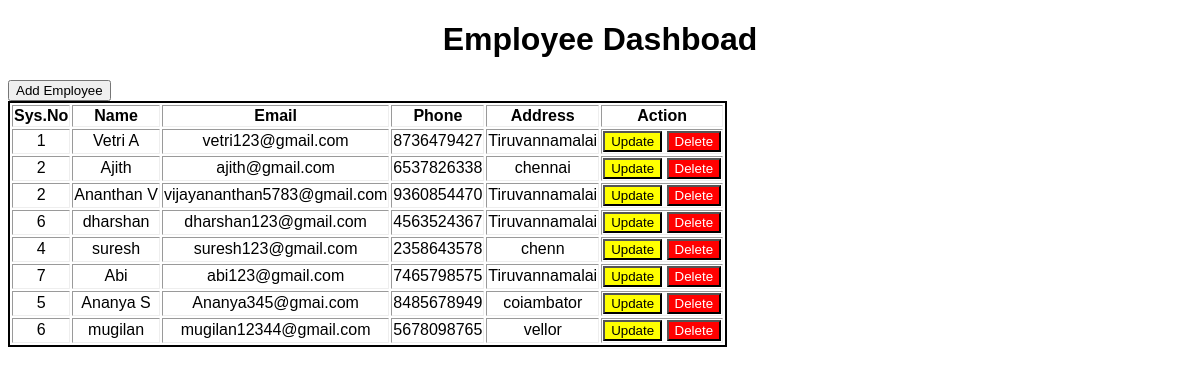
The page / on the database its author committed.
### crudapp/models.py (models this page shows)
class Employee (models.Model):
    SNo = models.IntegerField()
    name = models.CharField(max_length=30)
    Email = models.CharField(max_length=30)
    phone = models.CharField(max_length=10)
    Address = models.CharField(max_length=80)
    Password = models.CharField(max_length=20)

### crudapp/views.py (the view)
# urls.py: path('', views.retrivew_views, name='retrivew_views'),
def retrivew_views(request):
    employee = Employee.objects.all()
    return render(request,'crudapp/index.html',{'employee': employee})

### crudapp/templates/crudapp/index.html (shortened to what this page needs)
<!DOCTYPE html>
<html>
<head>
</head>
<body>
{% extends 'crudapp/base.html'%}
{%block content %}
    <h1>Employee Dashboad </h1>
 <a href="{% url 'views.add_views' %}"  ><button type="button">Add Employee</button></a>
    <table border="1" class="table">
      <thead>
         <th>  Sys.No </th>
         <th>  Name </th>
         <th>  Email </th>
         <th>   Phone</th>
         <th>   Address </th>
         <th>Action</th>
     </thead>
    <tr>
    {% for Em in employee %}
         <td> {{Em.SNo}}</td>
         <td> {{Em.name}}</td>
         <td> {{Em.Email}}</td>
         <td>{{Em.phone}}</td>
         <td> {{Em.Address}}</td>
         <td><a href="/update/{{Em.id}}" ><button type="button" class="update" >Update </button></a>
            <a href="/delete/{{Em.id}}" ><button type="button" class="delete">Delete</button></a></td>
    </tr>
    {% endfor %}
    </table>
    {% endblock %}

### crudapp/templates/crudapp/base.html (shortened to what this page needs)
<html>
<head>
</head>
<body>
    {% block content %}
    {% endblock %}
</body>
</html>

### crudapp/templates/crudapp/index.html (style rules this page uses)
body { font-family: Arial, sans-serif; }
h1 { text-align: center; }
.update { background-color: yellow; color : block; }
.delete { background-color: red; color: white; }
.table { margin: 10px width: 100%; border: 2px solid ;     }
td { text-align: center; }

### rows shown on the page
Employee: SNo "1", name "Vetri A", Email "vetri123@gmail.com", phone "8736479427", Address "Tiruvannamalai"
Employee: SNo "2", name "Ajith", Email "ajith@gmail.com", phone "6537826338", Address "chennai"
Employee: SNo "2", name "Ananthan V", Email "vijayananthan5783@gmail.com", phone "9360854470", Address "Tiruvannamalai"
Employee: SNo "6", name "dharshan", Email "dharshan123@gmail.com", phone "4563524367", Address "Tiruvannamalai"
Employee: SNo "4", name "suresh", Email "suresh123@gmail.com", phone "2358643578", Address "chenn"
Employee: SNo "7", name "Abi", Email "abi123@gmail.com", phone "7465798575", Address "Tiruvannamalai"
Employee: SNo "5", name "Ananya S", Email "Ananya345@gmai.com", phone "8485678949", Address "coiambator"
Employee: SNo "6", name "mugilan", Email "mugilan12344@gmail.com", phone "5678098765", Address "vellor"
